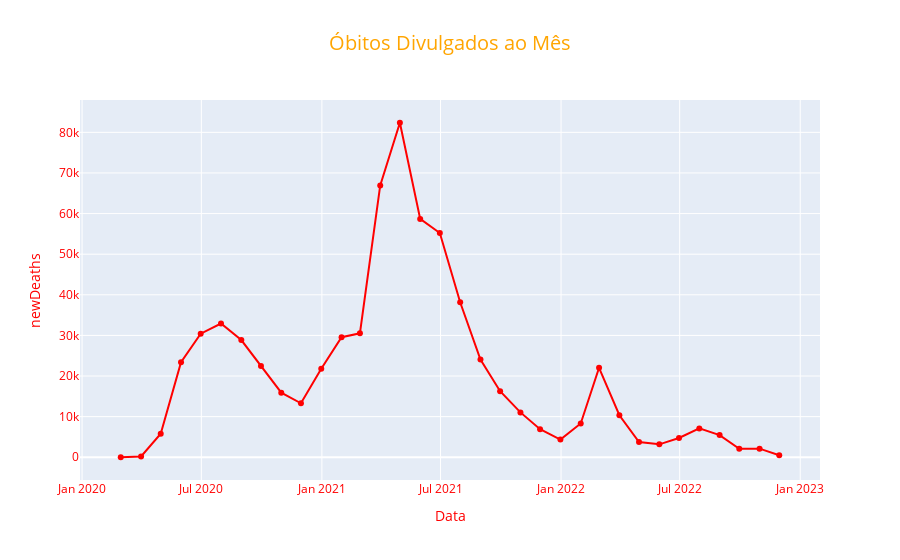

This figure's notebook cell:
### Code cell
fig_mortes_mes = px.line(months, x=months.index, y="newDeaths",
               markers= True,
               title='Óbitos Divulgados ao Mês',
               labels = {
                "deathsMS": "Quantidade",
                "date": "Data"
                },color_discrete_sequence=["red"])
fig_mortes_mes.update_layout(font_color='red',
                title_font_color='orange',
                title_font_size = 20,
                title_x = 0.5)
fig_mortes_mes.show()

### Figure 1 — Plotly figure (JSON) as saved in the notebook; plotly's stock layout.template omitted (floating-point values rounded to 4 significant figures)
{"data": [{"hovertemplate": "Data=%{x}<br>newDeaths=%{y}<extra></extra>", "legendgroup": "", "line": {"color": "red", "dash": "solid"}, "marker": {"symbol": "circle"}, "mode": "lines+markers", "name": "", "orientation": "v", "showlegend": false, "type": "scatter", "x": ["2020-02-29T00:00:00", "2020-03-31T00:00:00", "2020-04-30T00:00:00", "2020-05-31T00:00:00", "2020-06-30T00:00:00", "2020-07-31T00:00:00", "2020-08-31T00:00:00", "2020-09-30T00:00:00", "2020-10-31T00:00:00", "2020-11-30T00:00:00", "2020-12-31T00:00:00", "2021-01-31T00:00:00", "2021-02-28T00:00:00", "2021-03-31T00:00:00", "2021-04-30T00:00:00", "2021-05-31T00:00:00", "2021-06-30T00:00:00", "2021-07-31T00:00:00", "2021-08-31T00:00:00", "2021-09-30T00:00:00", "2021-10-31T00:00:00", "2021-11-30T00:00:00", "2021-12-31T00:00:00", "2022-01-31T00:00:00", "2022-02-28T00:00:00", "2022-03-31T00:00:00", "2022-04-30T00:00:00", "2022-05-31T00:00:00", "2022-06-30T00:00:00", "2022-07-31T00:00:00", "2022-08-31T00:00:00", "2022-09-30T00:00:00", "2022-10-31T00:00:00", "2022-11-30T00:00:00"], "xaxis": "x", "y": [0, 202, 5778, 23385, 30416, 32924, 28853, 22469, 15890, 13295, 21796, 29561, 30517, 66919, 82364, 58695, 55220, 38168, 24073, 16264, 11046, 6898, 4346, 8307, 22030, 10341, 3740, 3179, 4740, 7098, 5451, 2071, 2121, 499], "yaxis": "y"}], "layout": {"font": {"color": "red"}, "legend": {"tracegroupgap": 0}, "title": {"font": {"color": "orange", "size": 20}, "text": "Óbitos Divulgados ao Mês", "x": 0.5}, "xaxis": {"anchor": "y", "domain": [0, 1], "title": {"text": "Data"}}, "yaxis": {"anchor": "x", "domain": [0, 1], "title": {"text": "newDeaths"}}}}
